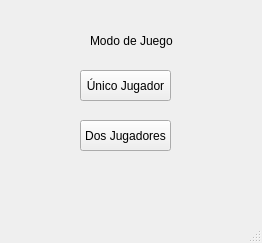
<?xml version="1.0" encoding="UTF-8"?>
<ui version="4.0">
 <class>MainWindow</class>
 <widget class="QMainWindow" name="MainWindow">
  <property name="windowModality">
   <enum>Qt::NonModal</enum>
  </property>
  <property name="geometry">
   <rect>
    <x>0</x>
    <y>0</y>
    <width>262</width>
    <height>243</height>
   </rect>
  </property>
  <property name="windowTitle">
   <string>mainwindow</string>
  </property>
  <widget class="QWidget" name="centralwidget">
   <widget class="QLabel" name="label">
    <property name="geometry">
     <rect>
      <x>90</x>
      <y>30</y>
      <width>101</width>
      <height>21</height>
     </rect>
    </property>
    <property name="text">
     <string>Modo de Juego</string>
    </property>
   </widget>
   <widget class="QPushButton" name="OneGamerButton">
    <property name="geometry">
     <rect>
      <x>80</x>
      <y>70</y>
      <width>91</width>
      <height>31</height>
     </rect>
    </property>
    <property name="text">
     <string>Único Jugador</string>
    </property>
   </widget>
   <widget class="QPushButton" name="TwoGamerButton">
    <property name="geometry">
     <rect>
      <x>80</x>
      <y>120</y>
      <width>91</width>
      <height>31</height>
     </rect>
    </property>
    <property name="text">
     <string>Dos Jugadores</string>
    </property>
   </widget>
  </widget>
  <widget class="QMenuBar" name="menubar">
   <property name="geometry">
    <rect>
     <x>0</x>
     <y>0</y>
     <width>262</width>
     <height>21</height>
    </rect>
   </property>
  </widget>
  <widget class="QStatusBar" name="statusbar"/>
 </widget>
 <resources/>
 <connections/>
</ui>
